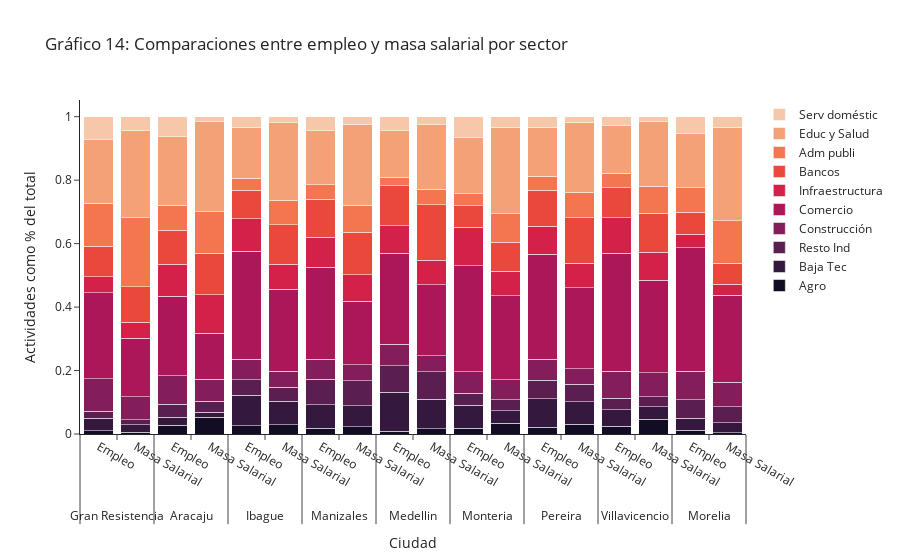

The notebook cell saved with this chart:
### Code cell
fig = go.Figure()

fig.update_layout(
    template="simple_white",
    xaxis=dict(title_text="Ciudad"),
    yaxis=dict(title_text="Actividades como % del total"),
    barmode="stack",
)


for r, c in zip(df.variable.unique(), colors2):
    plot_df = df[df.variable == r]
    fig.add_trace(
        go.Bar(x=[plot_df.City, plot_df.df], y=plot_df.value, name=r, marker_color=c),
    )

fig.update_layout(title_text='Gráfico 14: Comparaciones entre empleo y masa salarial por sector')
fig.write_html("informe/images/empleoymasasalarial.html",full_html=False,include_plotlyjs='cdn')
fig.show()

### Figure 1 — Plotly figure (JSON) as saved in the notebook; plotly's stock layout.template omitted (floating-point values rounded to 4 significant figures)
{"data": [{"marker": {"color": "#120c25"}, "name": "Agro", "type": "bar", "x": [["Gran Resistencia", "Aracaju", "Ibague", "Manizales", "Medellin", "Monteria", "Pereira", "Villavicencio", "Morelia", "Gran Resistencia", "Aracaju", "Ibague", "Manizales", "Medellin", "Monteria", "Pereira", "Villavicencio", "Morelia"], ["Empleo", "Empleo", "Empleo", "Empleo", "Empleo", "Empleo", "Empleo", "Empleo", "Empleo", "Masa Salarial", "Masa Salarial", "Masa Salarial", "Masa Salarial", "Masa Salarial", "Masa Salarial", "Masa Salarial", "Masa Salarial", "Masa Salarial"]], "y": [0.009507, 0.02796, 0.02545, 0.01822, 0.009015, 0.01747, 0.02079, 0.02427, 0.01118, 0.006299, 0.05277, 0.02868, 0.02333, 0.01717, 0.03328, 0.03093, 0.04666, 0.003748]}, {"marker": {"color": "#35183d"}, "name": "Baja Tec", "type": "bar", "x": [["Gran Resistencia", "Aracaju", "Ibague", "Manizales", "Medellin", "Monteria", "Pereira", "Villavicencio", "Morelia", "Gran Resistencia", "Aracaju", "Ibague", "Manizales", "Medellin", "Monteria", "Pereira", "Villavicencio", "Morelia"], ["Empleo", "Empleo", "Empleo", "Empleo", "Empleo", "Empleo", "Empleo", "Empleo", "Empleo", "Masa Salarial", "Masa Salarial", "Masa Salarial", "Masa Salarial", "Masa Salarial", "Masa Salarial", "Masa Salarial", "Masa Salarial", "Masa Salarial"]], "y": [0.03957, 0.02452, 0.09744, 0.07417, 0.1227, 0.07359, 0.09038, 0.0525, 0.03806, 0.02354, 0.01548, 0.07503, 0.06519, 0.0927, 0.03975, 0.07025, 0.03915, 0.0325]}, {"marker": {"color": "#5a1e50"}, "name": "Resto Ind", "type": "bar", "x": [["Gran Resistencia", "Aracaju", "Ibague", "Manizales", "Medellin", "Monteria", "Pereira", "Villavicencio", "Morelia", "Gran Resistencia", "Aracaju", "Ibague", "Manizales", "Medellin", "Monteria", "Pereira", "Villavicencio", "Morelia"], ["Empleo", "Empleo", "Empleo", "Empleo", "Empleo", "Empleo", "Empleo", "Empleo", "Empleo", "Masa Salarial", "Masa Salarial", "Masa Salarial", "Masa Salarial", "Masa Salarial", "Masa Salarial", "Masa Salarial", "Masa Salarial", "Masa Salarial"]], "y": [0.02265, 0.041, 0.04788, 0.08002, 0.08394, 0.03694, 0.05865, 0.03599, 0.05846, 0.01526, 0.03515, 0.04403, 0.07967, 0.08695, 0.03425, 0.05639, 0.03144, 0.04957]}, {"marker": {"color": "#831e5a"}, "name": "Construcción", "type": "bar", "x": [["Gran Resistencia", "Aracaju", "Ibague", "Manizales", "Medellin", "Monteria", "Pereira", "Villavicencio", "Morelia", "Gran Resistencia", "Aracaju", "Ibague", "Manizales", "Medellin", "Monteria", "Pereira", "Villavicencio", "Morelia"], ["Empleo", "Empleo", "Empleo", "Empleo", "Empleo", "Empleo", "Empleo", "Empleo", "Empleo", "Masa Salarial", "Masa Salarial", "Masa Salarial", "Masa Salarial", "Masa Salarial", "Masa Salarial", "Masa Salarial", "Masa Salarial", "Masa Salarial"]], "y": [0.1021, 0.08949, 0.06445, 0.06392, 0.06762, 0.06803, 0.06631, 0.08554, 0.09006, 0.07264, 0.06845, 0.0499, 0.05008, 0.05044, 0.06319, 0.04864, 0.07614, 0.07764]}, {"marker": {"color": "#ac1759"}, "name": "Comercio", "type": "bar", "x": [["Gran Resistencia", "Aracaju", "Ibague", "Manizales", "Medellin", "Monteria", "Pereira", "Villavicencio", "Morelia", "Gran Resistencia", "Aracaju", "Ibague", "Manizales", "Medellin", "Monteria", "Pereira", "Villavicencio", "Morelia"], ["Empleo", "Empleo", "Empleo", "Empleo", "Empleo", "Empleo", "Empleo", "Empleo", "Empleo", "Masa Salarial", "Masa Salarial", "Masa Salarial", "Masa Salarial", "Masa Salarial", "Masa Salarial", "Masa Salarial", "Masa Salarial", "Masa Salarial"]], "y": [0.2721, 0.251, 0.3413, 0.2888, 0.2871, 0.335, 0.3306, 0.3711, 0.389, 0.1839, 0.145, 0.258, 0.1999, 0.2236, 0.2647, 0.2545, 0.291, 0.2746]}, {"marker": {"color": "#d3214a"}, "name": "Infraestructura", "type": "bar", "x": [["Gran Resistencia", "Aracaju", "Ibague", "Manizales", "Medellin", "Monteria", "Pereira", "Villavicencio", "Morelia", "Gran Resistencia", "Aracaju", "Ibague", "Manizales", "Medellin", "Monteria", "Pereira", "Villavicencio", "Morelia"], ["Empleo", "Empleo", "Empleo", "Empleo", "Empleo", "Empleo", "Empleo", "Empleo", "Empleo", "Masa Salarial", "Masa Salarial", "Masa Salarial", "Masa Salarial", "Masa Salarial", "Masa Salarial", "Masa Salarial", "Masa Salarial", "Masa Salarial"]], "y": [0.04969, 0.1011, 0.1024, 0.09493, 0.08526, 0.121, 0.08794, 0.1121, 0.04269, 0.05083, 0.1224, 0.07886, 0.08442, 0.07676, 0.07792, 0.07822, 0.08839, 0.03395]}, {"marker": {"color": "#eb483d"}, "name": "Bancos", "type": "bar", "x": [["Gran Resistencia", "Aracaju", "Ibague", "Manizales", "Medellin", "Monteria", "Pereira", "Villavicencio", "Morelia", "Gran Resistencia", "Aracaju", "Ibague", "Manizales", "Medellin", "Monteria", "Pereira", "Villavicencio", "Morelia"], ["Empleo", "Empleo", "Empleo", "Empleo", "Empleo", "Empleo", "Empleo", "Empleo", "Empleo", "Masa Salarial", "Masa Salarial", "Masa Salarial", "Masa Salarial", "Masa Salarial", "Masa Salarial", "Masa Salarial", "Masa Salarial", "Masa Salarial"]], "y": [0.09543, 0.1063, 0.08858, 0.1193, 0.127, 0.06724, 0.1138, 0.0947, 0.06865, 0.1116, 0.1303, 0.1247, 0.1335, 0.1747, 0.09152, 0.1431, 0.1236, 0.06659]}, {"marker": {"color": "#f37651"}, "name": "Adm publi", "type": "bar", "x": [["Gran Resistencia", "Aracaju", "Ibague", "Manizales", "Medellin", "Monteria", "Pereira", "Villavicencio", "Morelia", "Gran Resistencia", "Aracaju", "Ibague", "Manizales", "Medellin", "Monteria", "Pereira", "Villavicencio", "Morelia"], ["Empleo", "Empleo", "Empleo", "Empleo", "Empleo", "Empleo", "Empleo", "Empleo", "Empleo", "Masa Salarial", "Masa Salarial", "Masa Salarial", "Masa Salarial", "Masa Salarial", "Masa Salarial", "Masa Salarial", "Masa Salarial", "Masa Salarial"]], "y": [0.1364, 0.07929, 0.03863, 0.04639, 0.0265, 0.03752, 0.04413, 0.045, 0.07745, 0.2167, 0.1316, 0.07821, 0.08444, 0.0494, 0.08903, 0.08029, 0.08468, 0.133]}, {"marker": {"color": "#f5a178"}, "name": "Educ y Salud", "type": "bar", "x": [["Gran Resistencia", "Aracaju", "Ibague", "Manizales", "Medellin", "Monteria", "Pereira", "Villavicencio", "Morelia", "Gran Resistencia", "Aracaju", "Ibague", "Manizales", "Medellin", "Monteria", "Pereira", "Villavicencio", "Morelia"], ["Empleo", "Empleo", "Empleo", "Empleo", "Empleo", "Empleo", "Empleo", "Empleo", "Empleo", "Masa Salarial", "Masa Salarial", "Masa Salarial", "Masa Salarial", "Masa Salarial", "Masa Salarial", "Masa Salarial", "Masa Salarial", "Masa Salarial"]], "y": [0.2005, 0.2164, 0.1606, 0.1707, 0.1473, 0.1775, 0.1547, 0.1509, 0.1709, 0.2765, 0.2834, 0.2443, 0.2556, 0.2022, 0.2733, 0.2197, 0.2023, 0.2958]}, {"marker": {"color": "#f6c7a8"}, "name": "Serv doméstic", "type": "bar", "x": [["Gran Resistencia", "Aracaju", "Ibague", "Manizales", "Medellin", "Monteria", "Pereira", "Villavicencio", "Morelia", "Gran Resistencia", "Aracaju", "Ibague", "Manizales", "Medellin", "Monteria", "Pereira", "Villavicencio", "Morelia"], ["Empleo", "Empleo", "Empleo", "Empleo", "Empleo", "Empleo", "Empleo", "Empleo", "Empleo", "Masa Salarial", "Masa Salarial", "Masa Salarial", "Masa Salarial", "Masa Salarial", "Masa Salarial", "Masa Salarial", "Masa Salarial", "Masa Salarial"]], "y": [0.07206, 0.06285, 0.03334, 0.04352, 0.04352, 0.06571, 0.03276, 0.02785, 0.05357, 0.04269, 0.01541, 0.01837, 0.02379, 0.02606, 0.03308, 0.018, 0.01665, 0.03264]}], "layout": {"autosize": true, "barmode": "stack", "title": {"text": "Gráfico 14: Comparaciones entre empleo y masa salarial por sector"}, "xaxis": {"autorange": true, "range": [-0.5, 17.5], "title": {"text": "Ciudad"}, "type": "multicategory"}, "yaxis": {"autorange": true, "range": [0, 1.053], "title": {"text": "Actividades como % del total"}, "type": "linear"}}}
